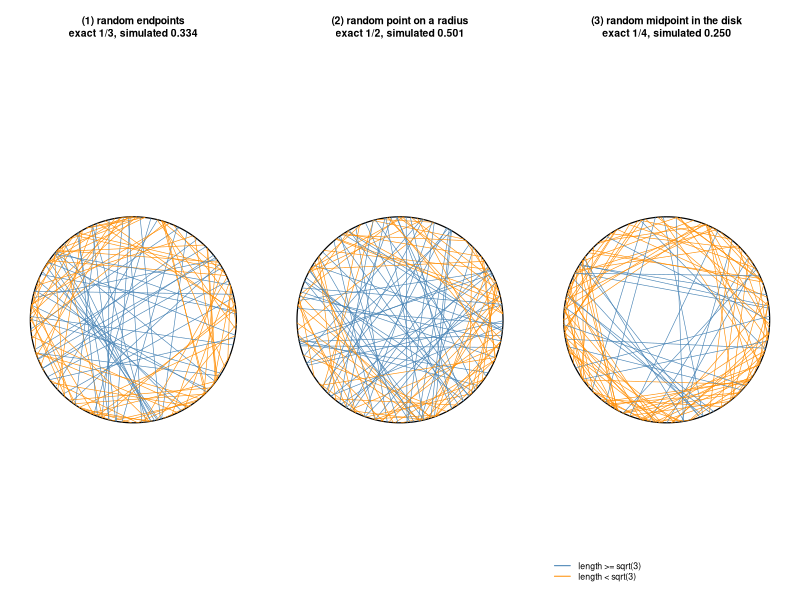

The R script that drew this image:
# Bertrand's paradox: three ways of drawing a random chord of the unit circle give three probabilities that the chord is longer than sqrt(3).
set.seed(0)
n_draw <- 120
n_sim <- 100000
L <- sqrt(3)

chords_endpoints <- function(n) {
  a <- runif(n, 0, 2 * pi)
  b <- runif(n, 0, 2 * pi)
  cbind(x1 = cos(a), y1 = sin(a), x2 = cos(b), y2 = sin(b))
}

# chord with a given midpoint (mx, my): perpendicular to the radius through the midpoint
chords_from_midpoints <- function(mx, my) {
  d <- sqrt(mx^2 + my^2)
  half <- sqrt(pmax(1 - d^2, 0))
  dd <- ifelse(d > 0, d, 1)
  ux <- -my / dd
  uy <- mx / dd
  cbind(x1 = mx - half * ux, y1 = my - half * uy, x2 = mx + half * ux, y2 = my + half * uy)
}

chords_radius <- function(n) {
  theta <- runif(n, 0, 2 * pi)
  r <- runif(n, 0, 1)
  chords_from_midpoints(r * cos(theta), r * sin(theta))
}

chords_disk <- function(n) {
  r <- sqrt(runif(n, 0, 1))
  theta <- runif(n, 0, 2 * pi)
  chords_from_midpoints(r * cos(theta), r * sin(theta))
}

methods <- list(
  list(name = "(1) random endpoints", gen = chords_endpoints, exact = "1/3"),
  list(name = "(2) random point on a radius", gen = chords_radius, exact = "1/2"),
  list(name = "(3) random midpoint in the disk", gen = chords_disk, exact = "1/4")
)

op <- par(mfrow = c(1, 3), mar = c(1, 1, 4, 1))
phi <- seq(0, 2 * pi, length.out = 400)
for (m in methods) {
  ch <- m$gen(n_sim)
  long <- sqrt((ch[, "x2"] - ch[, "x1"])^2 + (ch[, "y2"] - ch[, "y1"])^2) >= L
  plot(cos(phi), sin(phi), type = "l", lwd = 1.2, asp = 1, axes = FALSE, xlab = "", ylab = "",
       xlim = c(-1.08, 1.08), ylim = c(-1.08, 1.08), cex.main = 0.95,
       main = sprintf("%s\nexact %s, simulated %.3f", m$name, m$exact, mean(long)))
  i <- seq_len(n_draw)
  segments(ch[i, "x1"], ch[i, "y1"], ch[i, "x2"], ch[i, "y2"], lwd = 0.6,
           col = ifelse(long[i], "steelblue", "darkorange"))
}
legend("bottomleft", bty = "n", cex = 0.8, lty = 1, col = c("steelblue", "darkorange"),
       legend = c("length >= sqrt(3)", "length < sqrt(3)"))
par(op)
